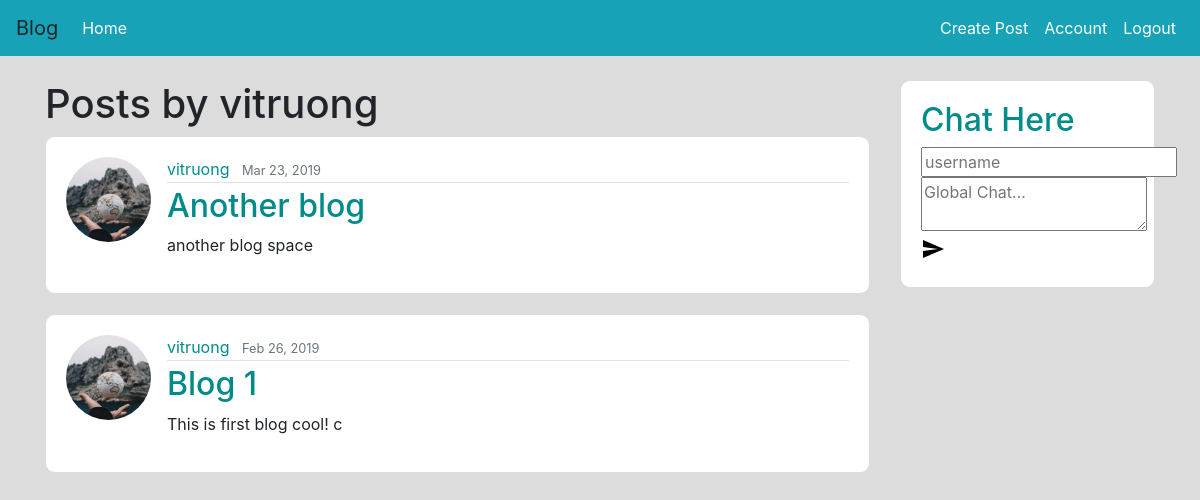
The page /user/vitruong (signed in) on the database its author committed.
### flaskblog/model.py (models this page shows, shortened)
class User(db.Model, UserMixin):
    id = db.Column(db.Integer, autoincrement=True, primary_key=True)
    username = db.Column(db.String(20), unique=True, nullable=False)
    email = db.Column(db.String(120), unique=True, nullable=False)
    image_file = db.Column(db.String(20), nullable=False, default='default.jpg')
    password = db.Column(db.String(60), nullable=False)
    posts = db.relationship('Post', backref='author', lazy=True)

class Post(db.Model):
    id = db.Column(db.Integer, autoincrement=True, primary_key=True)
    title = db.Column(db.String(150), nullable=False)
    content = db.Column(db.Text, nullable=False)
    date_posted = db.Column(db.DateTime, nullable=False, default=datetime.utcnow)
    user_id = db.Column(db.Integer, db.ForeignKey('user.id'), nullable=False)

### flaskblog/routes.py (the view)
@app.route('/user/<username>')
def user_posts(username):
    user = User.query.filter_by(username=username).first_or_404()
    posts = Post.query.filter_by(author=user).order_by(Post.date_posted.desc())
    return render_template("user_post.html", posts=posts, user=user)

### flaskblog/model.py (called while the page is built)
@login_manager.user_loader
def load_user(user_id):
    return User.query.get(int(user_id))

### flaskblog/templates/user_post.html (shortened to what this page needs)
{% extends 'base.html' %}
{% block body %}
  <h1 class="mb=3">Posts by {{ user.username }}</h1>
    {% for post in posts %}
        <article class="media content-section">
          <img class="rounded-circle article-img" src="{{ url_for('static', filename='profile_pics/' + post.author.image_file) }}">
          <div class="media-body">
            <div class="article-metadata">
              <a class="mr-2" href="{{ url_for('user_posts', username=post.author.username) }}">{{ post.author.username }}</a>
              <small class="text-muted">{{ post.date_posted.strftime('%b %d, %Y') }}</small>
            </div>
            <h2><a class="article-title" href="{{ url_for('post', post_id=post.id) }}">{{ post.title }}</a></h2>
            <p class="article-content">{{ post.content }}</p>
          </div>
        </article>
    {% endfor %}
{% endblock %}

### flaskblog/static/styles.css (style rules this page uses)
h2 { color: #008B8B; }
a { color: #008B8B; }
body { background-color: gainsboro; }
.article-img { height: 85px; width: 85px; margin-right: 16px; }
.content-section { background: #ffffff; padding: 20px 20px; border: 1px solid #dddddd; border-radius: 10px; margin-bottom: 20px; }
.article-metadata { padding-bottom: 1px; margin-bottom: 4px; border-bottom: 1px solid #e3e3e3 }

### rows shown on the page
User: username "vitruong"
Post: image_file (picture), author.username "vitruong", date_posted "Mar 23, 2019", title "Another blog", content "another blog space"
Post: image_file (picture), author.username "vitruong", date_posted "Feb 26, 2019", title "Blog 1", content "This is first blog cool! c"
